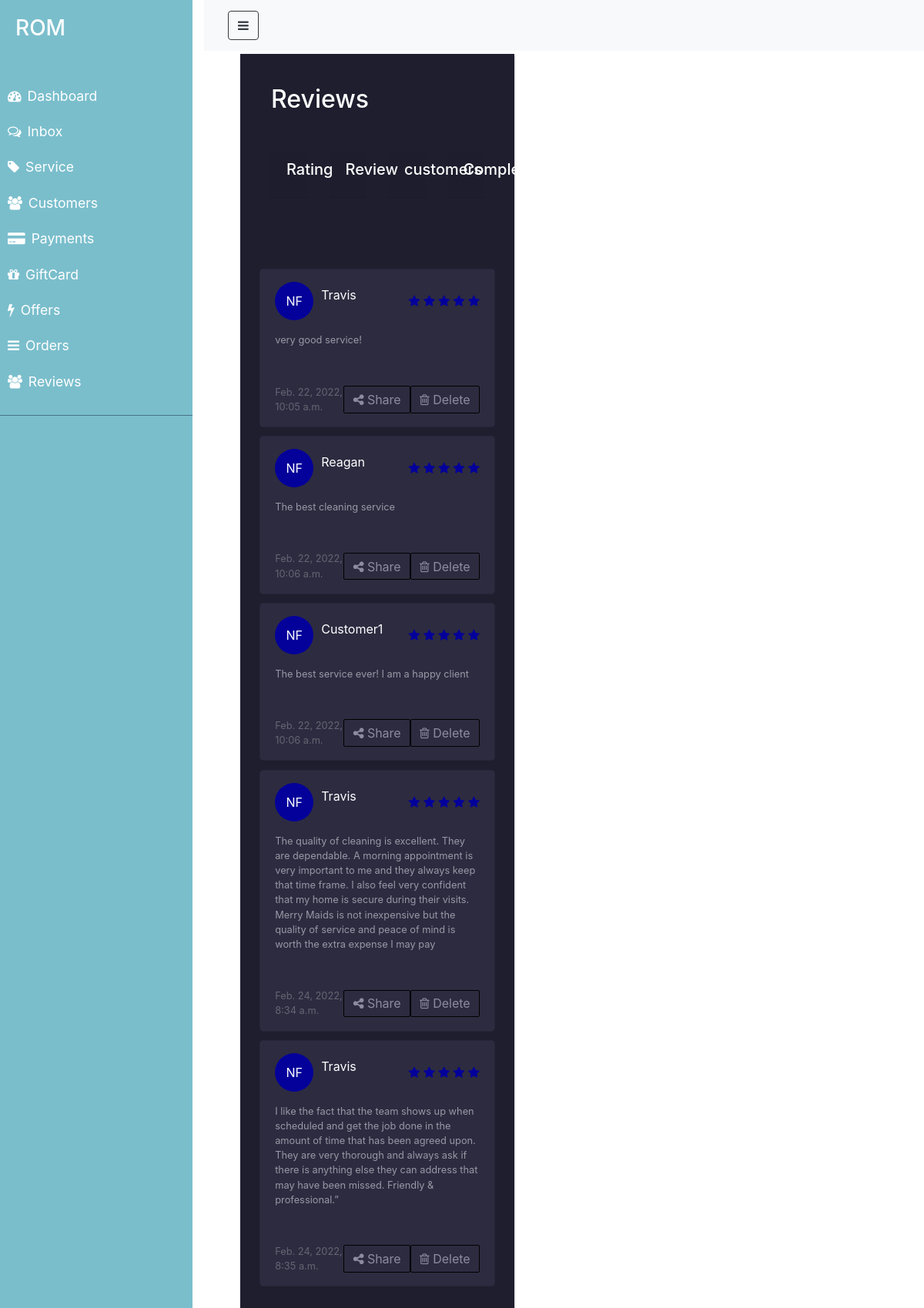
/review/, run on the app's committed database.
### ROM/models.py (models this page shows, shortened)
class Review(models.Model):
    rating= models.IntegerField(null=False, blank=False)
    review=models.TextField( null=True, blank=True)
    customer_id=models.ForeignKey('Customer',on_delete=models.CASCADE, blank=True,null=True)
    order_id= models.ForeignKey('Order',on_delete=models.CASCADE,blank=True,null=True)
    created_at=models.DateTimeField(auto_now_add=True)
    updated_at= models.DateTimeField(auto_now=True)

class Customer(models.Model):
    name=models.CharField(max_length=100, null=False, blank=False)
    email=models.CharField(max_length=100, null=False, blank=False)
    phone_number=models.IntegerField(null= True, blank= True)
    created_at=models.DateTimeField(auto_now_add=True)

### ROM/views.py (the view)
# urls.py: path('review/',views.review, name= 'review'),
def review(request):
   reviews= Review.objects.all()
   context = {
      'reviews' : reviews
   }
   return render(request, 'ROM/admin/review.html', context)

### ROM/templates/ROM/admin/review.html (shortened to what this page needs)
{% extends 'ROM/admin/layouts/admin_master.html' %}
{% load static %}
{% block content %}
<div class="review-container">
    <h2>Reviews</h2>
    <div class= "row mt-4">
        <div class= "col-md-3">
                <div class= "card-header">
                    <h5 class="card-title">Rating</h5>
                </div>
                <div class= "card-body">
                </div>
        </div>
        <div class= "col-md-3">
                <div class= "card-header">
                    <h5 class="card-title">Review</h5>
                </div>
                <div class= "card-body">
                </div>
        </div>
        <div class= "col-md-3">
            <div class= "card-header">
                <h5 class="card-title">customers</h5>
            </div>
            <div class= "card-body">
            </div>
       </div>
       <div class= "col-md-3">
        <div class= "card-header">
            <h5 class="card-title">Completed</h5>
        </div>
        <div class= "card-body">
        </div>
</div>
    <div class="cards d-flex flex-column w-100">
      {% for review in reviews %}
      <div class="card w-100">
        <div class="card-top">
          <div class="name">
            <div class="img one" alt="">NF</div>
             <p>{{review.customer_id.name}}</p>
          </div>
          <div class="rate">
            <i class="fa fa-star"></i>
            <i class="fa fa-star"></i>
            <i class="fa fa-star"></i>
            <i class="fa fa-star"></i>
            <i class="fa fa-star"></i>
          </div>
        </div>
        <div class="card-content">
          <p>{{review.review}}</p>
        </div>
        <div class="card-action">
          <span>{{review.created_at}}</span>
          <button class="btn">
            <i class="fa fa-share-alt" aria-hidden="true"></i>
            Share
          </button>
          <button class="btn">
            <i class="fa fa-trash-o" aria-hidden="true"></i>
            Delete
          </button>
        </div>
      </div>
      {% endfor %}
    </div>
  </div>
{% endblock %}

### ROM/static/css/admin.css (style rules this page uses)
* { padding: 0; margin: 0; box-sizing: border-box; }
body { background: color #ebeff5;; }
*, *::before, *::after { margin: 0; padding: 0; box-shadow: border-box; }
.review-container { width: 40%; background: #1f1e2f; color: #fff; margin: 2rem; box-shadow: 1px 3px 2px rgba(0, 0, 0, 0.2); padding: 2.5rem; }
h2 { margin-bottom: 3rem; }
.cards { margin-top: 2.5rem; }
.cards .card { width: 100%; margin-bottom: 0.7rem; background: rgb(45, 43, 64); border-radius: 5px; }
.card > * { padding: 1rem 1.2rem; }
.card-top { display: flex; flex-wrap: wrap; justify-content: space-between; align-items: center; gap: 10px; }
.img { width: 50px; height: 50px; background: purple; border-radius: 50%; outline: none; }
.name .one { background: #04009A; }
.name, .name .img { display: flex; align-items: center; gap: 10px; }
.name .img { justify-content: center; }
.rate i { color:#04009A; }
.card-content { margin: 0; padding-top: 0; }
.card-content p { font-size: 0.8rem; color: rgb(152, 152, 165); }
.card-action { display: flex; justify-content: space-between; align-items: center; }
.card-action span { font-size: 0.8rem; color: RGB(101, 101, 114); }
.card-action .btn { padding: 0.3rem 0.7rem; background: transparent; border: 1px solid #000; border-radius: 2px; color: #8c8c9f; cursor: pointer; transition: 0.2s ease-in-out; }

### data on the page
Review: customer_id.name "Travis", review "very good service!", created_at "Feb. 22, 2022, 10:05 a.m."
Review: customer_id.name "Reagan", review "The best cleaning service", created_at "Feb. 22, 2022, 10:06 a.m."
Review: customer_id.name "Customer1", review "The best service ever! I am a happy client", created_at "Feb. 22, 2022, 10:06 a.m."
Review: customer_id.name "Travis", review "The quality of cleaning is excellent. They are dependable. A morning appointment is very important to me and they always keep that time frame. I also feel very confident that my home is secure during their visits. Merry Maids is not inexpensive but the quality of service and peace of mind is worth the extra expense I may pay", created_at "Feb. 24, 2022, 8:34 a.m."
Review: customer_id.name "Travis", review "I like the fact that the team shows up when scheduled and get the job done in the amount of time that has been agreed upon. They are very thorough and always ask if there is anything else they can address that may have been missed. Friendly & professional.”", created_at "Feb. 24, 2022, 8:35 a.m."
